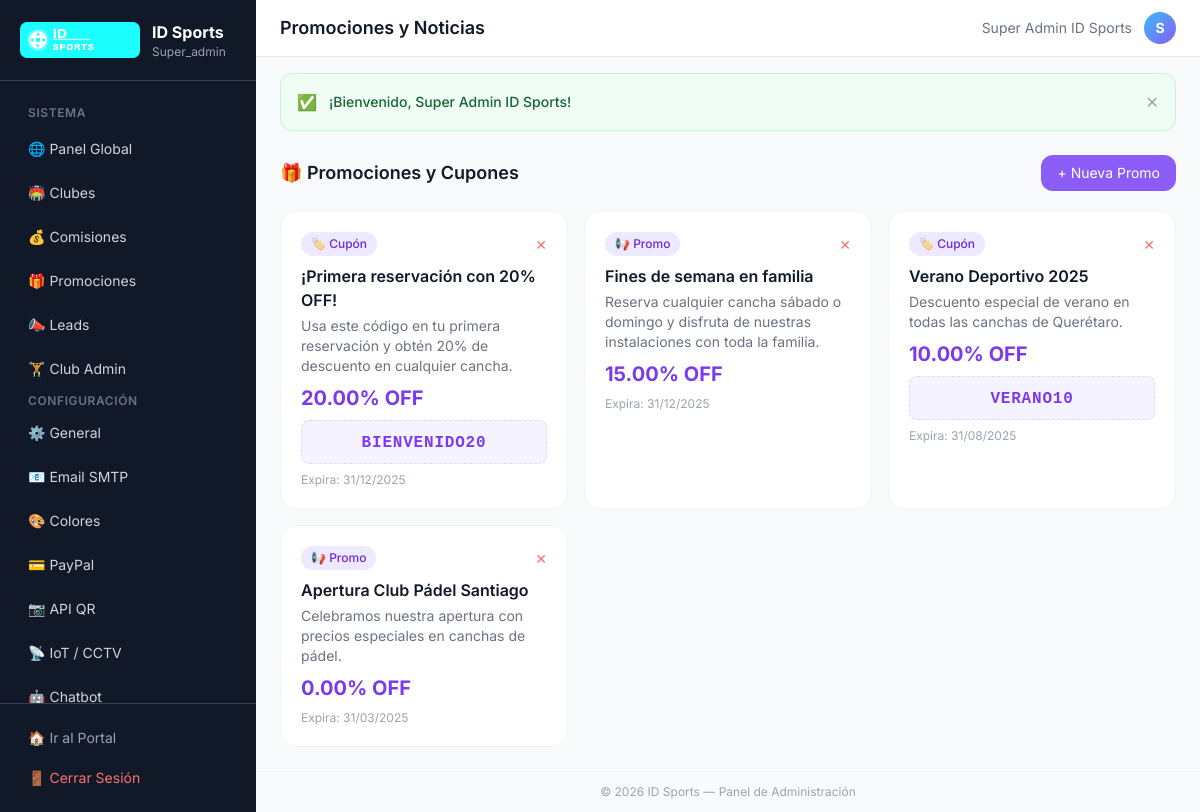
The page /superadmin/promotions (signed in) on the database its author committed.
### tables this page shows
CREATE TABLE IF NOT EXISTS `promotions` (
  `id`               INT UNSIGNED NOT NULL AUTO_INCREMENT,
  `title`            VARCHAR(160) NOT NULL,
  `description`      TEXT DEFAULT NULL,
  `image`            VARCHAR(255) DEFAULT NULL,
  `type`             ENUM('promotion','news','banner','coupon') NOT NULL DEFAULT 'promotion',
  `discount_percent` DECIMAL(5,2) DEFAULT 0.00,
  `coupon_code`      VARCHAR(50)  DEFAULT NULL,
  `valid_from`       DATE DEFAULT NULL,
  `valid_until`      DATE DEFAULT NULL,
  `status`           ENUM('active','inactive') NOT NULL DEFAULT 'active',
  `created_at`       DATETIME     NOT NULL DEFAULT CURRENT_TIMESTAMP,
  PRIMARY KEY (`id`),
  UNIQUE KEY `uq_coupon_code` (`coupon_code`)
);

### core/Controller.php (called while the page is built, shortened)
<?php
class Controller {
    protected function view($viewPath, $data = [], $layout = 'main') {
        View::render($viewPath, $data, $layout);
    }
}

### app/controllers/SuperAdminController.php (called while the page is built, shortened)
<?php
class SuperAdminController extends Controller {
    public function promotions() {
        $promotionModel = new PromotionModel();
        $promotions = $promotionModel->findAll();
        $this->view('superadmin/promotions', ['title' => 'Promociones y Noticias', 'promotions' => $promotions], 'admin');
    }
}

### index.php (called while the page is built, shortened)
<?php
require_once ROOT . '/core/Model.php';
require_once ROOT . '/core/Controller.php';
$app = new App();

### core/Model.php (called while the page is built, shortened)
<?php
class Model {
    protected $pdo;
    public function __construct() {
        try {
            $dsn = "mysql:host=" . DB_HOST . ";dbname=" . DB_NAME . ";charset=" . DB_CHARSET;
            $options = [
                PDO::ATTR_ERRMODE => PDO::ERRMODE_EXCEPTION,
                PDO::ATTR_DEFAULT_FETCH_MODE => PDO::FETCH_ASSOC,
                PDO::ATTR_EMULATE_PREPARES => false,
            ];
            $this->pdo = new PDO($dsn, DB_USER, DB_PASS, $options);
        } catch (PDOException $e) {
            error_log('DB connection failed: ' . $e->getMessage());
            die(json_encode(['error' => 'Database connection failed. Please try again later.']));
        }
    }
    protected function query($sql, $params = []) {
        $stmt = $this->pdo->prepare($sql);
        $stmt->execute($params);
        return $stmt;
    }
    protected function findAll($sql, $params = []) {
        return $this->query($sql, $params)->fetchAll();
    }
}

### app/models/PromotionModel.php (called while the page is built, shortened)
<?php
class PromotionModel extends Model {
    public function findAll($page = 1, $perPage = 20) {
        $perPage = max(1, (int)$perPage);
        $offset  = max(0, ((int)$page - 1) * $perPage);
        return parent::findAll("SELECT * FROM promotions ORDER BY created_at DESC LIMIT $perPage OFFSET $offset");
    }
}

### app/views/superadmin/promotions.php (the view, shortened to what this page needs)
<div class="space-y-5">
    <div class="flex items-center justify-between">
        <h2 class="text-lg font-semibold text-gray-900">🎁 Promociones y Cupones</h2>
        <button onclick="document.getElementById('addPromoModal').classList.remove('hidden')"
            class="bg-violet-500 text-white text-sm px-4 py-2 rounded-xl hover:bg-violet-600 transition-all">+ Nueva Promo</button>
    </div>
    <div class="grid grid-cols-1 sm:grid-cols-2 lg:grid-cols-3 gap-4">
        <?php if (empty($promotions)): ?>
        <div class="col-span-3 bg-white rounded-2xl border border-gray-100 p-12 text-center text-gray-400">Sin promociones</div>
        <?php else: ?>
        <?php foreach ($promotions as $p): ?>
        <div class="bg-white border border-gray-100 rounded-2xl p-5">
            <div class="flex justify-between items-start mb-2">
                <span class="bg-violet-100 text-violet-700 text-xs font-medium px-2.5 py-1 rounded-full">
                    <?= $p['type'] === 'coupon' ? '🏷️ Cupón' : '📢 Promo' ?>
                </span>
                <form method="POST" action="<?= BASE_URL ?>superadmin/deletePromotion" onsubmit="return confirm('¿Eliminar?')">
                    <button type="submit" class="text-red-400 hover:text-red-600 text-sm">✕</button>
                </form>
            </div>
            <h3 class="font-semibold text-gray-900 mt-2"><?= htmlspecialchars($p['title']) ?></h3>
            <p class="text-sm text-gray-500 mt-1"><?= htmlspecialchars($p['description']) ?></p>
            <?php if ($p['discount_percent']): ?>
            <p class="text-violet-600 font-bold text-xl mt-2"><?= $p['discount_percent'] ?>% OFF</p>
            <?php endif; ?>
            <?php if ($p['coupon_code']): ?>
            <div class="bg-violet-50 border border-dashed border-violet-200 rounded-lg px-3 py-2 text-center mt-2">
                <code class="text-violet-600 font-bold tracking-wider"><?= htmlspecialchars($p['coupon_code']) ?></code>
            </div>
            <?php endif; ?>
            <?php if ($p['valid_until']): ?>
            <p class="text-xs text-gray-400 mt-2">Expira: <?= date('d/m/Y', strtotime($p['valid_until'])) ?></p>
            <?php endif; ?>
        </div>
        <?php endforeach; ?>
        <?php endif; ?>
    </div>
</div>

### app/views/layouts/admin.php (style rules this page uses)
body { font-family:'Inter',sans-serif; }

### rows shown on the page
promotions: type "🏷️ Cupón", title "¡Primera reservación con 20% OFF!", description "Usa este código en tu primera reservación y obtén 20% de descuento en cualquier cancha.", discount_percent "20.00", coupon_code "BIENVENIDO20", valid_until "31/12/2025"
promotions: type "📢 Promo", title "Fines de semana en familia", description "Reserva cualquier cancha sábado o domingo y disfruta de nuestras instalaciones con toda la familia.", discount_percent "15.00", valid_until "31/12/2025"
promotions: type "🏷️ Cupón", title "Verano Deportivo 2025", description "Descuento especial de verano en todas las canchas de Querétaro.", discount_percent "10.00", coupon_code "VERANO10", valid_until "31/08/2025"
promotions: type "📢 Promo", title "Apertura Club Pádel Santiago", description "Celebramos nuestra apertura con precios especiales en canchas de pádel.", discount_percent "0.00", valid_until "31/03/2025"

### other values the page prints
$_SESSION['user_role'] "Super_admin"
$title "Promociones y Noticias"
$_SESSION['user_name'] "Super Admin ID Sports"
substr($_SESSION['user_name'] ?? 'A', 0, 1) "S"
$_SESSION['flash']['message'] "¡Bienvenido, Super Admin ID Sports!"
APP_NAME "ID Sports"
